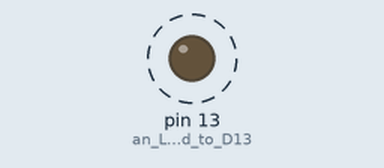
This sketch was run on a simulated Arduino Uno, built with avr-gcc and run on an emulated ATmega328P. Parts: output pins drawn as LEDs (lit = HIGH). Dashed ring = blinking. Sleep ends after the set time or at an interrupt.

Above: at 0.5 s.
Timing chart, 0 to 4.6 s (numbered marks = the images above):
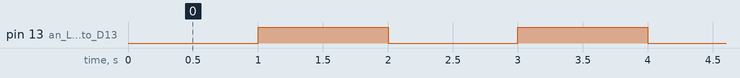

The sketch:

6-14.ino
```cpp
#include <avr/sleep.h>

extern volatile unsigned long timer0_millis;

void setup() {
  pinMode(13, OUTPUT); // an LED is attached to D13
}

void loop() {
  while(timer0_millis < 1000) {
    set_sleep_mode(SLEEP_MODE_IDLE); // select "lightly napping"
    sleep_mode(); // go to sleep
  }
  timer0_millis = 0; // reset millisecond counter
  bitSet(PINB, 5); // toggle LED
}
```

6-3.c
```cpp
void usart_putc(char c) {
  loop_until_bit_is_set(UCSR0A, UDRE0); // wait for transmit buffer to be empty
  UDR0 = c; // transmit character out the serial port
}
```

Measured:
- by itself, pin 13 (an_LED_is_attached_to_D13): alternates HIGH for 1.0 s and LOW for 1.0 s
